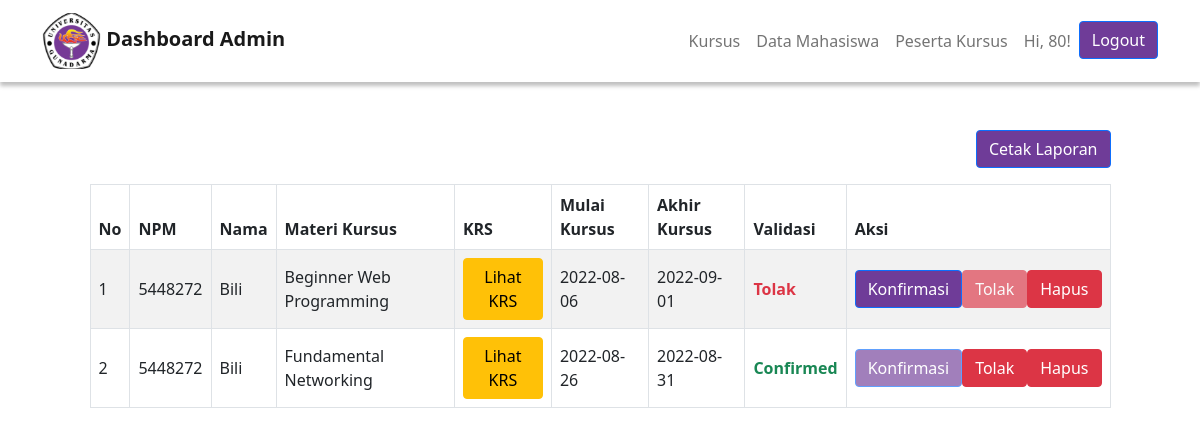
The app's page /admin/peserta-kursus.php (signed in) with its own data.
### tables this page shows
CREATE TABLE `data_mahasiswa` (
  `id` int(11) NOT NULL,
  `npm` int(11) NOT NULL,
  `kelas` varchar(10) NOT NULL,
  `nama` varchar(25) NOT NULL,
  `username` varchar(25) NOT NULL,
  `password` varchar(25) NOT NULL,
  `role` varchar(10) NOT NULL
);

CREATE TABLE `peserta_kursus` (
  `id` int(11) NOT NULL,
  `data_mahasiswa_id` int(11) NOT NULL,
  `npm` int(11) DEFAULT NULL,
  `nama` varchar(25) DEFAULT NULL,
  `nama_kursus` varchar(50) DEFAULT NULL,
  `keterangan` longtext NOT NULL,
  `mulai_kursus` date DEFAULT NULL,
  `akhir_kursus` date DEFAULT NULL,
  `krs` varchar(255) DEFAULT NULL,
  `konfirmasi` varchar(25) DEFAULT NULL
);

### admin/peserta-kursus.php (the view)
<?php require('templates/header.php') ?>
    <body class="">
        <?php require('templates/navbar-auth.php') ?>
        <div class="container">
            <div class="row justify-content-center mt-5">
                <div class="col-md-11">
                    <div class="text-end mb-3">
                        <a href="" class="btn btn-primary">Cetak Laporan</a>
                    </div>
                    <table class="table table-bordered table-striped align-middle">
                        <thead>
                            <tr class="">
                                <th>No</th>
                                <th>NPM</th>
                                <th>Nama</th>
                                <th>Materi Kursus</th>
                                <th>KRS</th>
                                <th>Mulai Kursus</th>
                                <th>Akhir Kursus</th>
                                <th>Validasi</th>
                                <th>Aksi</th>
                            </tr>
                        </thead>
                        <tbody>
                            <?php
                                $no = 1;
                                $query = "SELECT * FROM peserta_kursus ORDER BY id DESC";
                                $get = mysqli_query($conn, $query);
                                while($data = mysqli_fetch_array($get)) :
                            ?>
                            <tr>
                                <td><?php echo $no++ ?></td>
                                <td><?php echo $data['npm'] ?></td>
                                <td><?php echo $data['nama'] ?></td>
                                <td><?php echo $data['nama_kursus'] ?></td>
                                <td><?php echo $data['krs'] ? '<a href="" class="btn btn-warning">Lihat KRS</a>' : 'Belum diupload' ?></td>
                                <td><div class=""><?php echo $data['mulai_kursus'] ?></div></td>
                                <td><div class=""><?php echo $data['akhir_kursus'] ?></div></td>
                                <td><div <?php echo $data['konfirmasi'] == 'Confirmed' ? 'class="fw-bold text-success"' : 'class="fw-bold text-danger"'?> ><?php echo $data['konfirmasi'] ?></div></td>
                                <td>
                                    <div class="d-flex justify-content-between">
                                        <form class="" action="konfirmasi.php?id=<?php echo $data['id']?>" method="POST">
                                            <button type="submit" class="btn btn-primary" name="btnKonfirmasi" <?php echo $data['konfirmasi'] == 'Confirmed' ? 'disabled': ''?>>Konfirmasi</button>
                                        </form>
                                        <form class="" action="tolak.php?id=<?php echo $data['id']?>" method="POST">
                                            <button type="submit" class="btn btn-danger" name="btnTolak" <?php echo $data['konfirmasi'] == 'Tolak' ? 'disabled': ''?>>Tolak</button>
                                        </form>
                                        <form class="" action="hapus.php?id=<?php echo $data['id']?>" method="POST">
                                            <button type="submit" class="btn btn-danger" name="btnHapus">Hapus</button>
                                        </form>
                                    </div>
                                </td>
                            </tr>
                            <?php endwhile ?>
                        </tbody>
                    </table>
                </div>
            </div>
        </div>
    </body>
</html>

### admin/templates/navbar-auth.php
<?php
    if(isset($_SESSION['auth'])){
        $id = $_SESSION['id'];
        $query = "SELECT * FROM data_mahasiswa WHERE id = '$id'";
        $get = mysqli_query($conn, $query);
        $data = mysqli_fetch_array($get);
    }else {
        header('location:../index.php');
    }
?>
<nav class="navbar navbar-expand-lg navbar-light">
        <div class="container">
            <a href="" class="navbar-brand fw-bold">
                <img src="img/logo-gundar.svg" alt="" />
                Dashboard Admin
            </a>
            <ul class="navbar-nav">
                <li class="nav-item">
                    <a href="index.php" class="nav-link">Kursus</a>
                </li>
                <li class="nav-item">
                    <a href="data-mahasiswa.php" class="nav-link">Data Mahasiswa</a>
                </li>
                <li class="nav-item">
                    <a href="peserta-kursus.php" class="nav-link">Peserta Kursus</a>
                </li>
                <li class="nav-item"><div class="nav-link">Hi, <?php echo $data['nama'] ?>!</div></li>
                <li class="nav-item"><a href="middleware/logout.php" class=" btn btn-primary">Logout</a></li>
            </ul>
        </div>
    </nav>

### css/style.css (style rules this page uses)
* { margin: 0; padding: 0; box-sizing: border-box; }
body { font-family: "Roboto", sans-serif; }
.navbar { background-color: white; box-shadow: 0 4px 4px 0 rgba(0, 0, 0, 0.25); }
.btn-primary { background-color: #6f3c98 !important; transition: all 0.3s ease !important; }

### records on screen
data_mahasiswa: nama "80"
peserta_kursus: npm "5448272", nama "Bili", nama_kursus "Beginner Web Programming", shows "Lihat KRS", mulai_kursus "2022-08-06", akhir_kursus "2022-09-01", konfirmasi "Tolak"
peserta_kursus: npm "5448272", nama "Bili", nama_kursus "Fundamental Networking", shows "Lihat KRS", mulai_kursus "2022-08-26", akhir_kursus "2022-08-31", konfirmasi "Confirmed"
